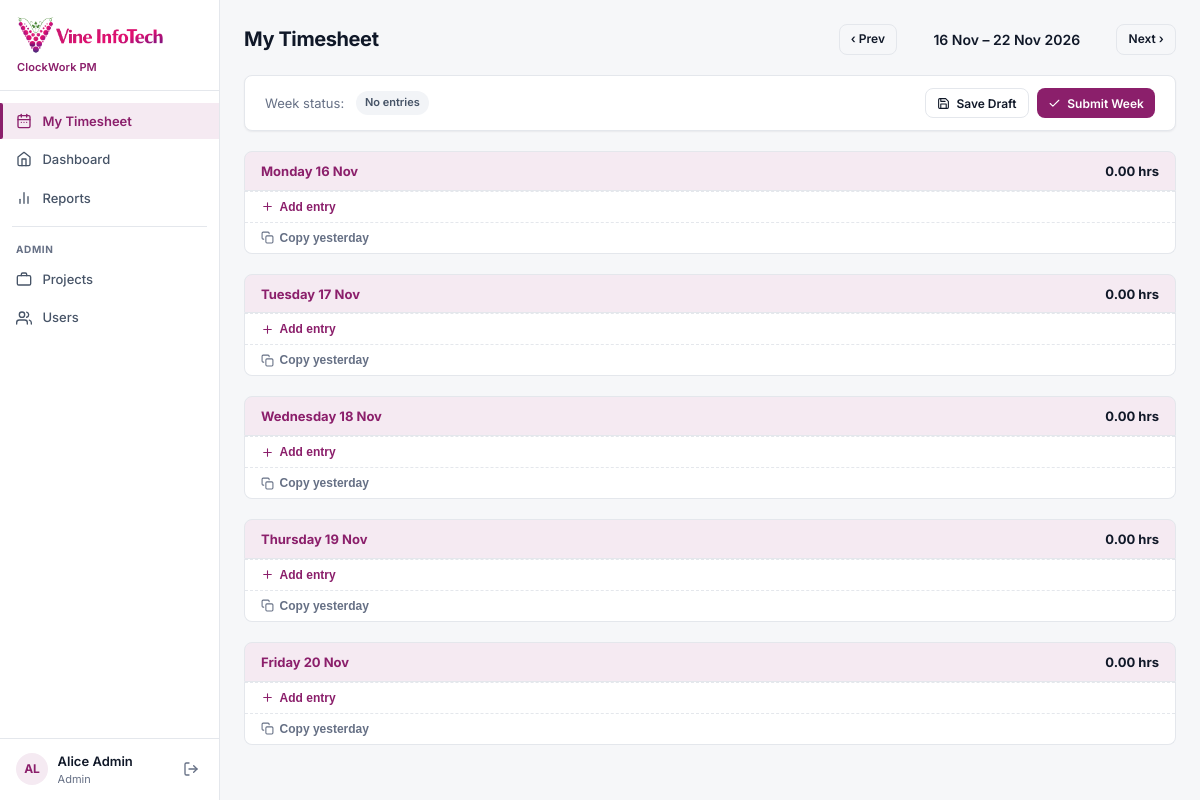
The page /timesheet (signed in) on the database its author committed.
### tables this page shows
CREATE TABLE users (
        id           INTEGER PRIMARY KEY AUTOINCREMENT,
        name         TEXT NOT NULL,
        email        TEXT NOT NULL UNIQUE,
        password_hash TEXT NOT NULL,
        role         TEXT NOT NULL DEFAULT 'Employee',   -- Employee | Manager | Admin
        manager_id   INTEGER REFERENCES users(id),
        is_active    INTEGER NOT NULL DEFAULT 1
    );

### app/routers/timesheet.py (the view)
@router.get("/timesheet", response_class=HTMLResponse)
def timesheet_page(request: Request, week: str = None):
    try:
        user = _auth(request)
    except Exception:
        return RedirectResponse("/login?next=/timesheet", status_code=302)
    monday, sunday = _week_bounds(week)
    entries = _get_entries(user["id"], monday, sunday)
    projects, subs = _get_projects()
    week_days = []
    for i in range(5):
        d = monday + timedelta(days=i)
        day_entries = [e for e in entries if e["entry_date"] == d.isoformat()]
        total = sum(e["hours"] for e in day_entries)
        week_days.append({
            "date": d.isoformat(),
            "label": f"{DAY_NAMES[d.weekday()]} {d.strftime('%d %b')}",
            "entries": day_entries,
            "total": total,
        })
    statuses = set(e["status"] for e in entries)
    if not entries:
        week_status = "empty"
    elif statuses == {"Submitted"}:
        week_status = "Submitted"
    elif "Submitted" in statuses:
        week_status = "partial"
    else:
        week_status = "Draft"
    prev_week = (monday - timedelta(weeks=1)).strftime("%G-W%V")
    next_week = (monday + timedelta(weeks=1)).strftime("%G-W%V")
    today = date.today()
    is_future = monday > today
    subs_by_project = {}
    for s in subs:
        subs_by_project.setdefault(s["project_id"], []).append(s)
    return templates.TemplateResponse("timesheet.html", {
        "request": request,
        "current_user": user,
        "active": "timesheet",
        "week_days": week_days,
        "week_label": f"{monday.strftime('%d %b')} – {sunday.strftime('%d %b %Y')}",
        "prev_week": prev_week,
        "next_week": next_week,
        "is_future": is_future,
        "week_status": week_status,
        "today": today.isoformat(),
        "monday": monday.isoformat(),
        "projects": projects,
        "subs_by_project": subs_by_project,
        "subs_json": json.dumps(subs_by_project),
    })

### app/templates/timesheet.html (shortened to what this page needs)
{% extends "base.html" %}
{% block content %}
<div class="page-header">
  <h1 class="page-title">My Timesheet</h1>
  <div style="display:flex;gap:.5rem;align-items:center;">
    <div class="week-nav">
      <a href="/timesheet?week={{ prev_week }}" class="btn btn-ghost btn-sm">‹ Prev</a>
      <span class="week-label">{{ week_label }}</span>
      <a href="/timesheet?week={{ next_week }}" class="btn btn-ghost btn-sm {% if is_future %}btn-disabled{% endif %}"
         {% if is_future %}onclick="return false" style="opacity:.4;cursor:not-allowed"{% endif %}>Next ›</a>
    </div>
  </div>
</div>
<div class="status-bar">
  <div class="status-bar-left">
    <span style="font-size:13px;color:var(--muted);">Week status:</span>
    {% if week_status == 'Submitted' %}
      <span class="badge badge-submitted">✓ Submitted</span>
    {% elif week_status == 'partial' %}
      <span class="badge badge-personal">◑ Partially submitted</span>
    {% elif week_status == 'Draft' %}
      <span class="badge badge-draft">Draft</span>
    {% else %}
      <span class="badge badge-draft">No entries</span>
    {% endif %}
  </div>
  <div style="display:flex;gap:.5rem;">
    {% if week_status != 'Submitted' %}
    <button class="btn btn-ghost btn-sm" id="btn-save-draft">
      <svg width="13" height="13" viewBox="0 0 24 24" fill="none" stroke="currentColor" stroke-width="2" stroke-linecap="round" stroke-linejoin="round"><path d="M19 21H5a2 2 0 0 1-2-2V5a2 2 0 0 1 2-2h11l5 5v11a2 2 0 0 1-2 2z"/><polyline points="17 21 17 13 7 13 7 21"/><polyline points="7 3 7 8 15 8"/></svg>
      Save Draft
    </button>
    <button class="btn btn-primary btn-sm" id="btn-submit-week">
      <svg width="13" height="13" viewBox="0 0 24 24" fill="none" stroke="currentColor" stroke-width="2" stroke-linecap="round" stroke-linejoin="round"><polyline points="20 6 9 17 4 12"/></svg>
      Submit Week
    </button>
    {% endif %}
  </div>
</div>
{% for day in week_days %}
<div class="day-section" data-date="{{ day.date }}">
  <div class="day-header">
    <span class="day-name">{{ day.label }}</span>
    <span class="day-total {% if day.total == 0 %}{% elif day.total == 8 %}hours-ok{% elif day.total < 8 %}hours-under{% else %}hours-over{% endif %}">
      {{ "%.2f"|format(day.total) }} hrs
    </span>
  </div>
  <div class="day-table-wrap">
    {% if week_status != 'Submitted' %}
    <button class="add-row-btn" onclick="openAddForm('{{ day.date }}')">
      <svg width="13" height="13" viewBox="0 0 24 24" fill="none" stroke="currentColor" stroke-width="2" stroke-linecap="round" stroke-linejoin="round"><line x1="12" y1="5" x2="12" y2="19"/><line x1="5" y1="12" x2="19" y2="12"/></svg>
      Add entry
    </button>
    {% if loop.index == 1 and not day.entries %}
    <button class="add-row-btn" onclick="copyYesterday('{{ day.date }}')" style="color:var(--muted);">
      <svg width="13" height="13" viewBox="0 0 24 24" fill="none" stroke="currentColor" stroke-width="2" stroke-linecap="round" stroke-linejoin="round"><rect x="9" y="9" width="13" height="13" rx="2"/><path d="M5 15H4a2 2 0 0 1-2-2V4a2 2 0 0 1 2-2h9a2 2 0 0 1 2 2v1"/></svg>
      Copy yesterday
    </button>
    {% elif not loop.first and not day.entries %}
    <button class="add-row-btn" onclick="copyYesterday('{{ day.date }}')" style="color:var(--muted);">
      <svg width="13" height="13" viewBox="0 0 24 24" fill="none" stroke="currentColor" stroke-width="2" stroke-linecap="round" stroke-linejoin="round"><rect x="9" y="9" width="13" height="13" rx="2"/><path d="M5 15H4a2 2 0 0 1-2-2V4a2 2 0 0 1 2-2h9a2 2 0 0 1 2 2v1"/></svg>
      Copy yesterday
    </button>
    {% endif %}
    {% endif %}
  </div>
</div>
{% endfor %}
{% endblock %}

### app/templates/_sidebar.html (shortened to what this page needs)
<aside class="sidebar" id="sidebar">
  <a href="/" class="sidebar-logo">
    <img src="/static/img/vine_infotech_logo.png" class="sidebar-logo-full" alt="Vine InfoTech">
    <span class="sidebar-wordmark-sub">ClockWork PM</span>
  </a>
  <nav class="sidebar-nav" aria-label="Main navigation">
    <a href="/timesheet" class="nav-link {% if active == 'timesheet' %}active{% endif %}">
      <span class="nav-label">My Timesheet</span>
    </a>
    <a href="/dashboard" class="nav-link {% if active == 'dashboard' %}active{% endif %}">
      <svg width="16" height="16" viewBox="0 0 24 24" fill="none" stroke="currentColor" stroke-width="2" stroke-linecap="round" stroke-linejoin="round" aria-hidden="true"><path d="M3 9l9-7 9 7v11a2 2 0 0 1-2 2H5a2 2 0 0 1-2-2z"/><polyline points="9 22 9 12 15 12 15 22"/></svg>
      <span class="nav-label">Dashboard</span>
    </a>
    <a href="/reports" class="nav-link {% if active == 'reports' %}active{% endif %}">
      <svg width="16" height="16" viewBox="0 0 24 24" fill="none" stroke="currentColor" stroke-width="2" stroke-linecap="round" stroke-linejoin="round" aria-hidden="true"><line x1="18" y1="20" x2="18" y2="10"/><line x1="12" y1="20" x2="12" y2="4"/><line x1="6" y1="20" x2="6" y2="14"/></svg>
      <span class="nav-label">Reports</span>
    </a>
    {% if current_user.role in ('Manager', 'Admin') %}
    <div class="sidebar-sep"></div>
    <div class="sidebar-section-label">Admin</div>
    <a href="/admin/projects" class="nav-link {% if active == 'admin-projects' %}active{% endif %}">
      <svg width="16" height="16" viewBox="0 0 24 24" fill="none" stroke="currentColor" stroke-width="2" stroke-linecap="round" stroke-linejoin="round" aria-hidden="true"><rect x="2" y="7" width="20" height="14" rx="2"/><path d="M16 7V5a2 2 0 0 0-2-2h-4a2 2 0 0 0-2 2v2"/></svg>
      <span class="nav-label">Projects</span>
    </a>
    <a href="/admin/users" class="nav-link {% if active == 'admin-users' %}active{% endif %}">
      <span class="nav-label">Users</span>
    </a>
    {% endif %}
  </nav>
  <div class="sidebar-user">
    <div class="sidebar-user-avatar">{{ current_user.name[:2] | upper }}</div>
    <div class="sidebar-user-info">
      <span class="sidebar-user-name">{{ current_user.name }}</span>
      <span class="sidebar-user-title">{{ current_user.role }}</span>
    </div>
    <a href="/logout" class="sidebar-logout" title="Sign out">
      <svg width="16" height="16" viewBox="0 0 24 24" fill="none" stroke="currentColor" stroke-width="2" stroke-linecap="round" stroke-linejoin="round" aria-hidden="true"><path d="M9 21H5a2 2 0 0 1-2-2V5a2 2 0 0 1 2-2h4"/><polyline points="16 17 21 12 16 7"/><line x1="21" y1="12" x2="9" y2="12"/></svg>
    </a>
  </div>
</aside>

### app/templates/timesheet.html (style rules this page uses)
.week-nav { display:flex; align-items:center; gap:.6rem; }
.week-label { font-size:14px; font-weight:600; color:var(--text); min-width:200px; text-align:center; }
.day-section { margin-bottom:1.25rem; }
.day-header { display:flex; align-items:center; justify-content:space-between; background:#F5EAF2; border:1px solid var(--border); border-radius:var(--radius) var(--radius) 0 0; padding:.55rem 1rem; }
.day-name { font-size:13px; font-weight:700; color:var(--primary); }
.day-total { font-size:13px; font-weight:700; }
.day-table-wrap { border:1px solid var(--border); border-top:none; border-radius:0 0 var(--radius) var(--radius); background:var(--surface); overflow-x:auto; }
.add-row-btn { display:flex; align-items:center; gap:.35rem; font-size:12px; font-weight:600; color:var(--primary); background:none; border:none; cursor:pointer; padding:.5rem 1rem; border-top:1px dashed var(--border); width:100%; transition:background .12s; }
.status-bar { display:flex; align-items:center; justify-content:space-between; background:var(--surface); border:1px solid var(--border); border-radius:var(--radius); padding:.75rem 1.25rem; margin-bottom:1.25rem; box-shadow:var(--shadow-sm); }
.status-bar-left { display:flex; align-items:center; gap:.75rem; }

### rows shown on the page
users: name "AL", name "Alice Admin", role "Admin"

### other values the page prints
{{ week_label }} "16 Nov – 22 Nov 2026"
{{ day.label }} "Monday 16 Nov" "Tuesday 17 Nov" "Wednesday 18 Nov" "Thursday 19 Nov" "Friday 20 Nov"
{{ "%.2f"|format(day.total) }} "0.00" "0.00" "0.00" "0.00" "0.00"
